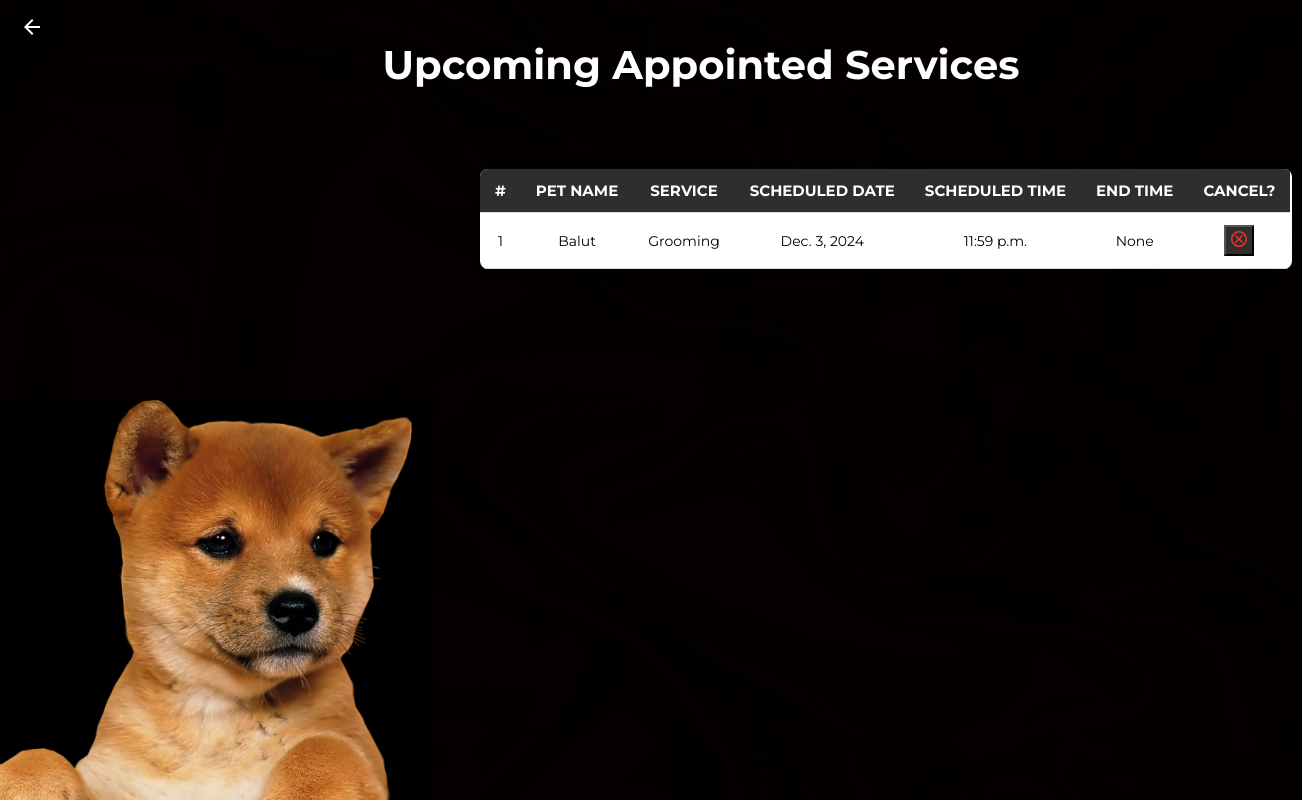
Page /user-upcoming-services/ (signed in) on the committed database.
### app/models.py (models this page shows, shortened)
class ScheduledServices(models.Model):
    user = models.ForeignKey(User, on_delete=models.CASCADE, related_name="scheduled_services")
    pet_name = models.CharField(max_length=30, null=True, blank=True)
    service = models.CharField(max_length=100, null=True, blank=True)
    scheduled_date = models.DateField(null=True, blank=True)
    scheduled_time = models.TimeField(null=True, blank=True)
    end_time = models.TimeField(null=True, blank=True)
    status = models.BooleanField(default=False, null=True)
    cancelled = models.BooleanField(default=False)
    finished = models.BooleanField(default=False)

### app/views.py (the view)
# urls.py: path('user-upcoming-services/', views.upcoming_services, name="upcoming_services"),
@login_required
def upcoming_services(request):
    if request.user.is_authenticated:
        appointments = ScheduledServices.objects.filter(user=request.user, status=True, cancelled=False)
    else:
        appointments = []
    return render(request, 'user-upcoming-services.html', {'appointments': appointments})

### app/templates/user-upcoming-services.html (shortened to what this page needs)
{% load static %}
<!DOCTYPE html>
<html lang="en">
<head>
    <link rel="stylesheet" href="{% static 'css/adminapo.css' %}">
</head>
<body>
<div class="admin-apo-page">
    <a href="{% url 'home' %}" class="home-btn">
        <button class="home-btn-button">
            <svg xmlns="http://www.w3.org/2000/svg" height="24px" viewBox="0 -960 960 960" width="24px" fill="#FFFFFF">
                <path d="m313-440 224 224-57 56-320-320 320-320 57 56-224 224h487v80H313Z"/>
            </svg>
        </button>
    </a>
    <div class="admin-apo-main-text">
        <p>Upcoming Appointed Services</p>
    </div>
    {% if appointments %}
        <div class="admin-upcoming-apo-table-container">
            <table class="admin-upcoming-apo-table">
                <thead>
                    <tr>
                        <th>#</th>
                        <th>Pet Name</th>
                        <th>Service</th>
                        <th>Scheduled Date</th>
                        <th>Scheduled Time</th>
                        <th>End Time</th>
                        <th>Cancel?</th>
                    </tr>
                </thead>
                <tbody>
                    {% for appointment in appointments %}
                        <tr>
                            <td>{{ forloop.counter }}</td>
                            <td>{{ appointment.pet_name }}</td>
                            <td>{{ appointment.service }}</td>
                            <td>{{ appointment.scheduled_date }}</td>
                            <td>{{ appointment.scheduled_time }}</td>
                            <td>{{ appointment.end_time }}</td>
                            <td>
                                <form action="{% url 'cancel_appointment' appointment.id %}" method="POST">
                                    <button type="submit" class="admin-apo-btn">
                                    </button>
                                </form>
                            </td>
                        </tr>
                    {% endfor %}
                </tbody>
            </table>
        </div>
    {% else %}
        <div class="admin-apo-no-appointments">
            <h2>No Upcoming Services</h2>
            <p>You don't have any upcoming appointments yet. You can do it <a href='/schedule/'>here</a>.</p>
        </div>
    {% endif %}
</div>
</body>
</html>

### static/css/adminapo.css (style rules this page uses)
html, body { margin: 0; height: 100%; }
.admin-apo-page { display: flex; flex-direction: column; background-color: #1a1a1a; min-height: 100vh; gap: 20px; align-items: center; background-image: url("../assets/accesscheds/accessschedbg.png"); background-size: cover; background-repeat: no-repeat; background-position: center; }
.admin-apo-main-text { color: white; font-size: 40px; text-align: justify; font-family: "Montserrat"; font-weight: bolder; margin-left: 100px; }
.admin-upcoming-apo-table-container { width: 100%; max-width: 812px; margin: 20px auto; background-color: white; border-radius: 8px; overflow: hidden; box-shadow: 0 4px 8px rgba(0, 0, 0, 0.2); margin-left: 480px; }
.admin-upcoming-apo-table { word-break: 100%; border-collapse: collapse; font-family: "Montserrat", sans-serif; }
.admin-upcoming-apo-table th, .admin-upcoming-apo-table td { padding: 12px 15px; text-align: center; border-bottom: 1px solid #ddd; }
.admin-upcoming-apo-table th { background-color: #2E2E2E ; color: white; font-size: 15px; text-transform: uppercase; }
.admin-upcoming-apo-table td { font-size: 14px; }
.admin-apo-btn { background-color: #2E2E2E; padding: 2px 3px; }
.home-btn { position: absolute; top: 10px; left: 10px; text-decoration: none; }
.home-btn-button { background-color: black; color: white; padding: 5px 10px; font-size: 14px; font-family: "Montserrat"; border: none; border-radius: 5px; cursor: pointer; box-shadow: 0 4px 8px rgba(0, 0, 0, 0.1); }

### rows in the picture
ScheduledServices: pet_name "Balut", service "Grooming", scheduled_date "Dec. 3, 2024", scheduled_time "11:59 p.m.", end_time "None"
